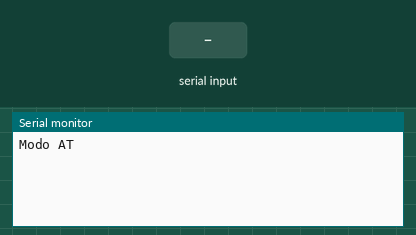
This sketch was run on a simulated Arduino Uno, built with avr-gcc and run on an emulated ATmega328P. Shown: the last lines printed to the serial monitor. Inputs (shaded band) come from the test bench.

Above: at 2.2 s.
2.3 s: "1" received over the second serial link
At 2.8 s:
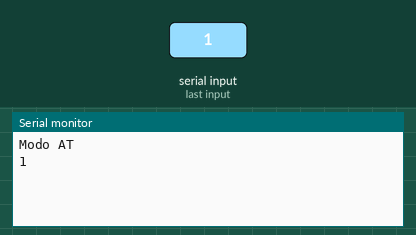
3.8 s: "0" received over the second serial link
At 5.2 s:
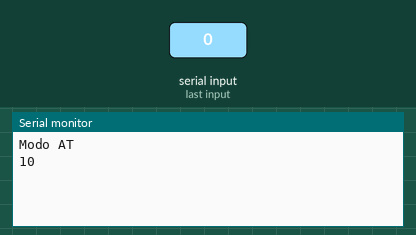

The sketch:

config_bt_slave.ino
```cpp
#include<SoftwareSerial.h>
#define RxD 9
#define TxD 8

SoftwareSerial BluetoothEsclavoSerial(RxD, TxD);

void setup() {
  BluetoothEsclavoSerial.begin(38400);
  delay(500);
  BluetoothEsclavoSerial.flush();
  delay(500);


  Serial.begin(9600);
  Serial.println("Modo AT");

}

void loop() {
  if(BluetoothEsclavoSerial.available()){
    Serial.write(BluetoothEsclavoSerial.read());
  }
  if(Serial.available()){
    BluetoothEsclavoSerial.write(Serial.read());
  }
}
```

Measured:
- after the input at 2.3 s, the serial monitor: prints a new line at once (image 1)
- after the input at 3.8 s, the serial monitor: prints a new line at once (image 2)
